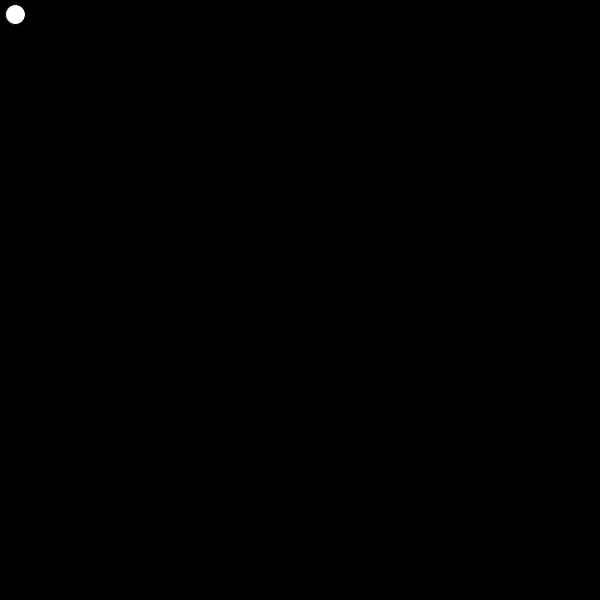
Frame 1 (no input)
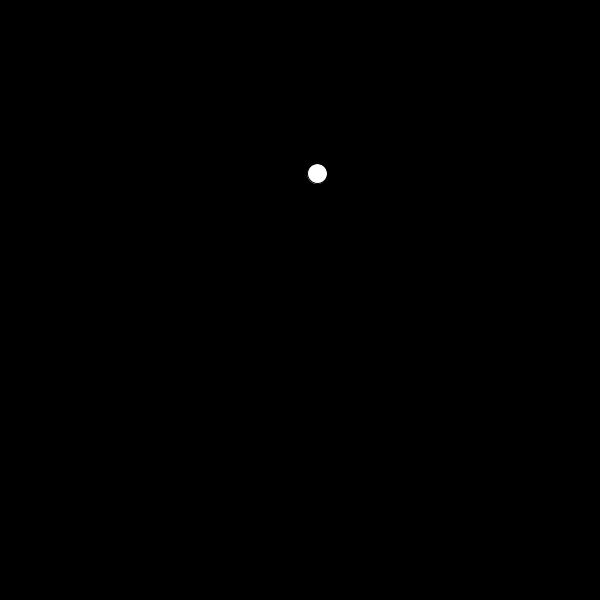
Frame 60 (the mouse pressed at the canvas centre just before this capture)
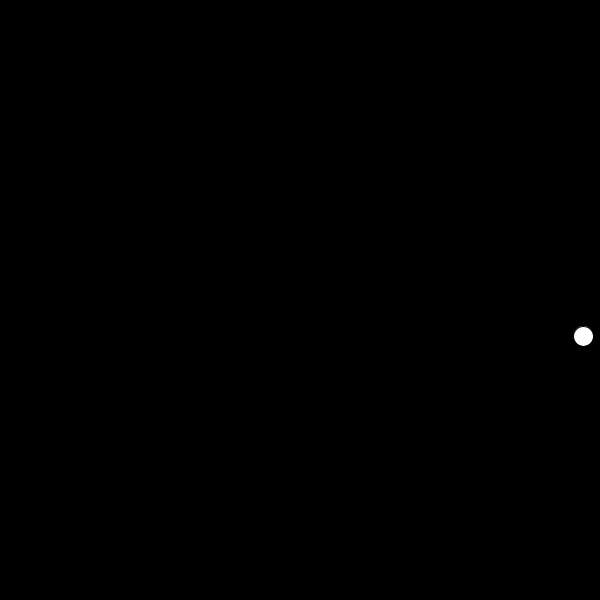
Frame 120 (the mouse held since frame 60 and released just before this capture)

The Processing sketch that drew these frames (run headless with seeded random() and noise(); from frame 60 on, the mouse is pressed at the canvas centre):

// Processing sketch: bouncing_ball
// ── bouncing_ball.pde
float xspeed=5.12;
float circlex=10;
float circley=12;
float yspeed=2.7;

void setup()
{
  size(600, 600);
}

void draw()
{

  moveBall();
  checkBoundary();
  display();
}

void display() {

  background(0);

  circle(circlex, circley, 20);
}

void moveBall()
{
  circlex=circlex+xspeed;
  circley=circley+yspeed;
}

void checkBoundary() {

  if (circlex>width || circlex<0)
  {
    xspeed=-(xspeed);
  }
  if (circley>height || circley<0)
  {
    yspeed=-(yspeed);
  }
}
